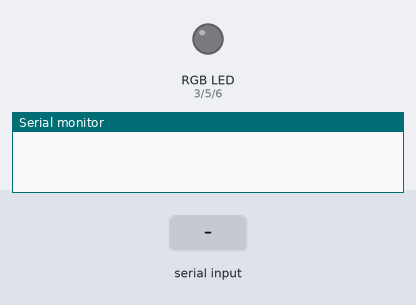
The sketch below on a simulated Arduino Uno, built with avr-gcc and run on an emulated ATmega328P. On the bench: an RGB LED mixed from three pins (HIGH = lit), the last lines printed to the serial monitor. The inputs (shaded band) are chosen by the test bench.

Above: at 1.2 s.
1.3 s: "90,45,200\n" received over Serial
At 2.5 s:
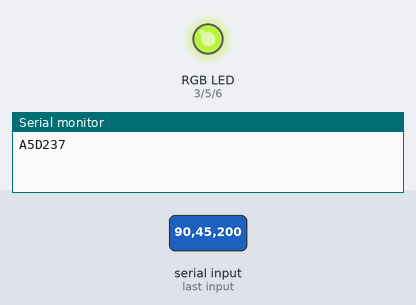
2.8 s: "30,150,10\n" received over Serial
At 3.8 s:
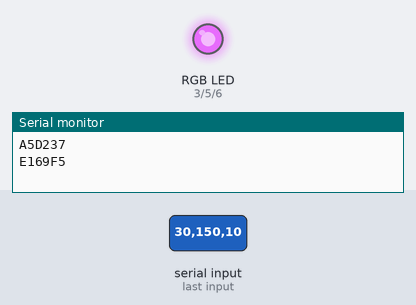
4.3 s: "1,90,45\n" received over Serial
At 4.8 s:
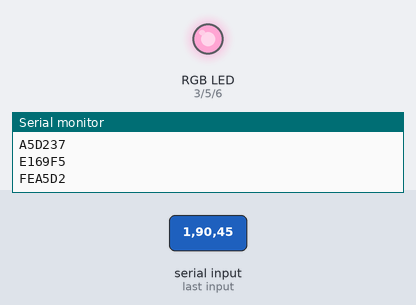
Timing chart, 0 to 7.3 s (numbered marks = the images above; inputs shaded):
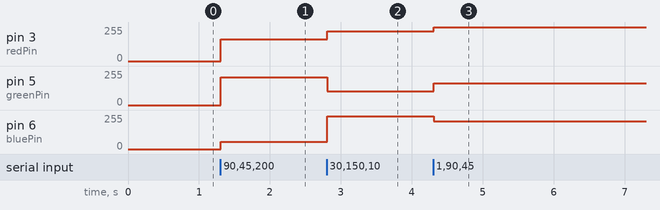

The sketch:

ControlRGBSerie.ino
```cpp
const int redPin = 3, greenPin = 5, bluePin = 6;

void setup() {
    Serial.begin(9600);
    pinMode(redPin, OUTPUT);pinMode(greenPin, OUTPUT);pinMode(bluePin, OUTPUT);
}
void loop() {

    while (Serial.available() > 0) {
        // Si hay datos leemos 3 enteros
        int red=Serial.parseInt(), green=Serial.parseInt(), blue=Serial.parseInt();
        if (Serial.read() == '\n') { // si hay fin de linea hemos terminado
            red = 255 - constrain(red, 0, 255); // Ajustamos al rango 0-255
            green = 255 - constrain(green, 0, 255);
            blue = 255 - constrain(blue, 0, 255);
            analogWrite(redPin, red);
            // Ajustamos el brillo de los 3 niveles
            analogWrite(greenPin, green);
            analogWrite(bluePin, blue);
            // Mostramos los datos en hexadecimal en pantalla
            Serial.print(red, HEX);Serial.print(green, HEX);Serial.println(blue, HEX);
        } // fin del if
    } // fin del while
} // fin del loop
```

Measured:
- after the input at 1.3 s, pin 3 (redPin): 0/255 → 165/255 at once; pin 5 (greenPin): 0/255 → 210/255 at once; pin 6 (bluePin): 0/255 → 55/255 at once
- after the input at 2.8 s, pin 3 (redPin): 165/255 → 225/255 at once; pin 5 (greenPin): 210/255 → 105/255 at once; pin 6 (bluePin): 55/255 → 245/255 at once
- after the input at 4.3 s, pin 3 (redPin): 225/255 → 254/255 at once; pin 5 (greenPin): 105/255 → 165/255 at once; pin 6 (bluePin): 245/255 → 210/255 at once
